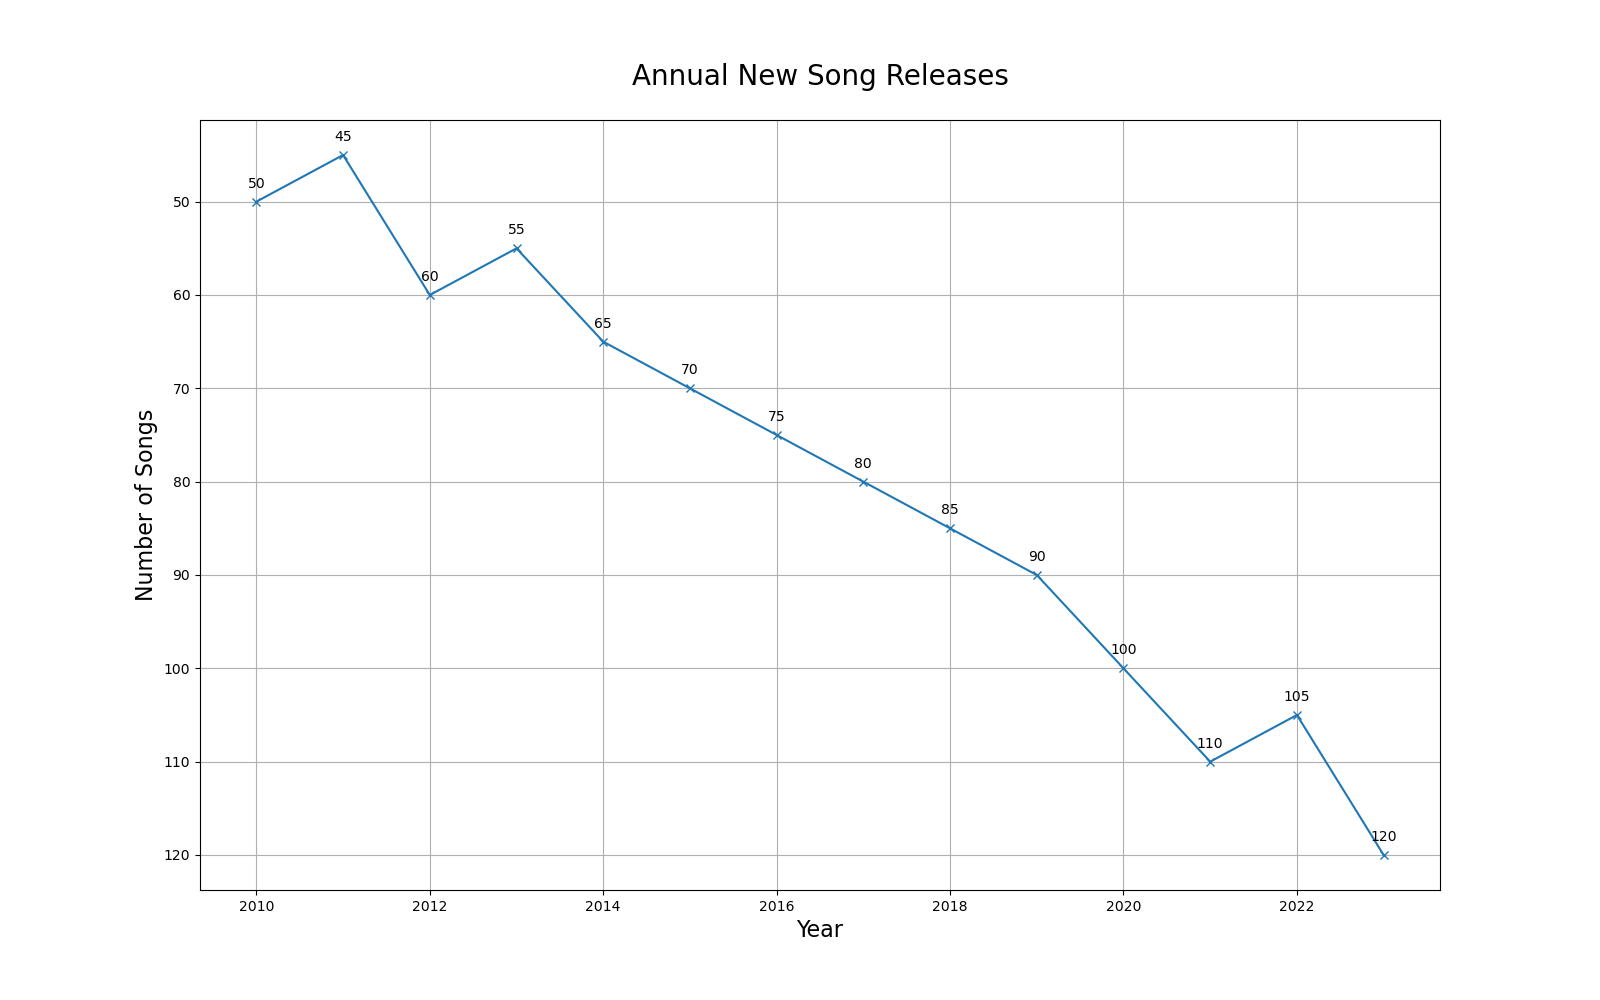

Write Python code to recreate this figure.

import matplotlib.pyplot as plt

# Data points
years = [2010, 2011, 2012, 2013, 2014, 2015, 2016, 2017, 2018, 2019, 2020, 2021, 2022, 2023]
new_song_releases = [50, 45, 60, 55, 65, 70, 75, 80, 85, 90, 100, 110, 105, 120]

# Create figure and plot
fig, ax = plt.subplots(figsize=(16, 10))  # Change width and height of the chart

# Change the color scheme using specific hex codes
ax.plot(years, new_song_releases, color='#1f77b4', marker='x')  # Example color code and marker for each point

# Set the title and labels
ax.set_title('Annual New Song Releases', fontsize=20, pad=25)  # Change the topic and headline of the chart
ax.set_xlabel('Year', fontsize=16)
ax.set_ylabel('Number of Songs', fontsize=16)

# Adding annotations/labels
for (year, n_songs) in zip(years, new_song_releases):
    ax.annotate(f'{n_songs}', xy=(year, n_songs), textcoords="offset points", xytext=(0,10), ha='center')

plt.grid(True)  # Adding grid
plt.gca().invert_yaxis()  # Invert y-axis
plt.show()
